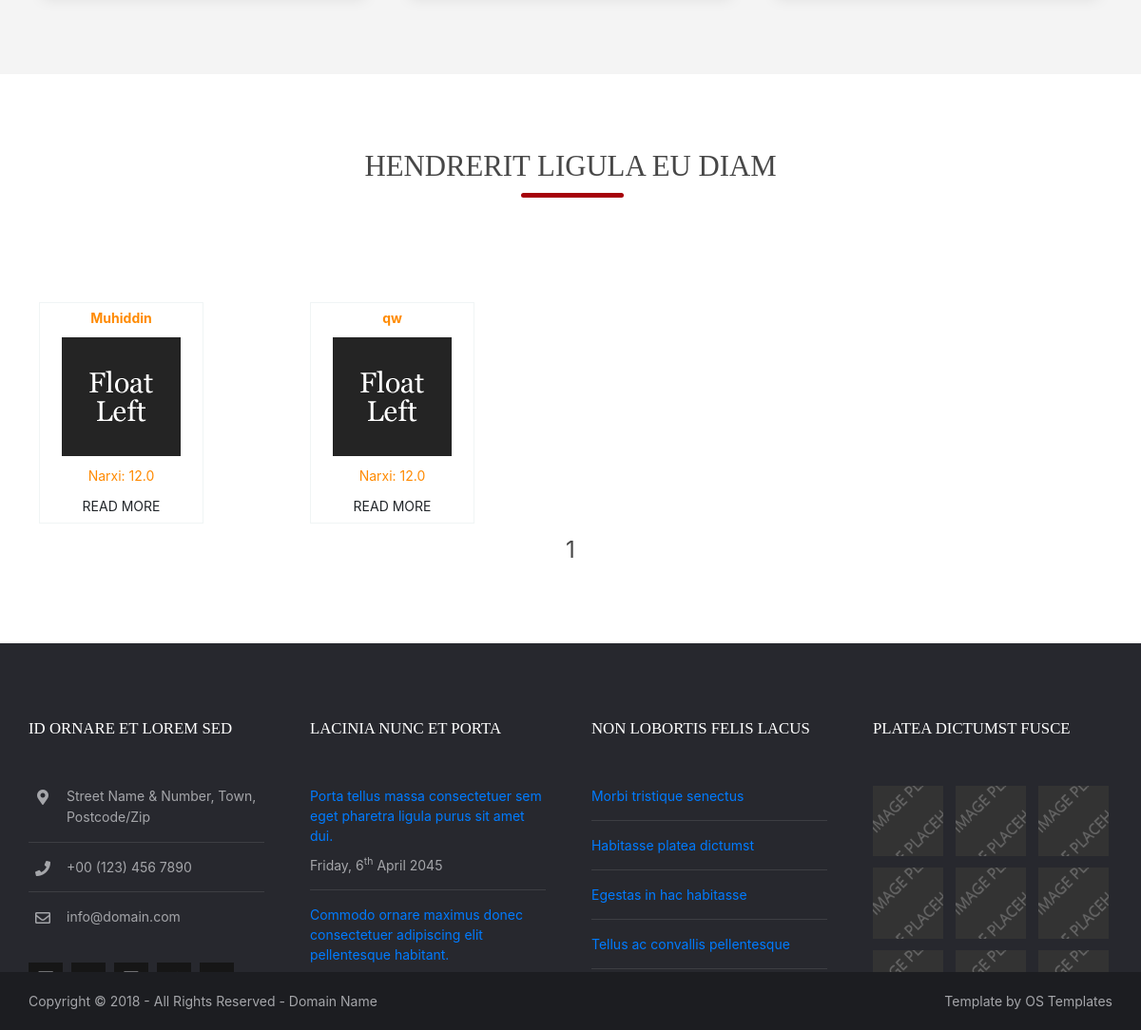
The app's page / (lower part), older data.
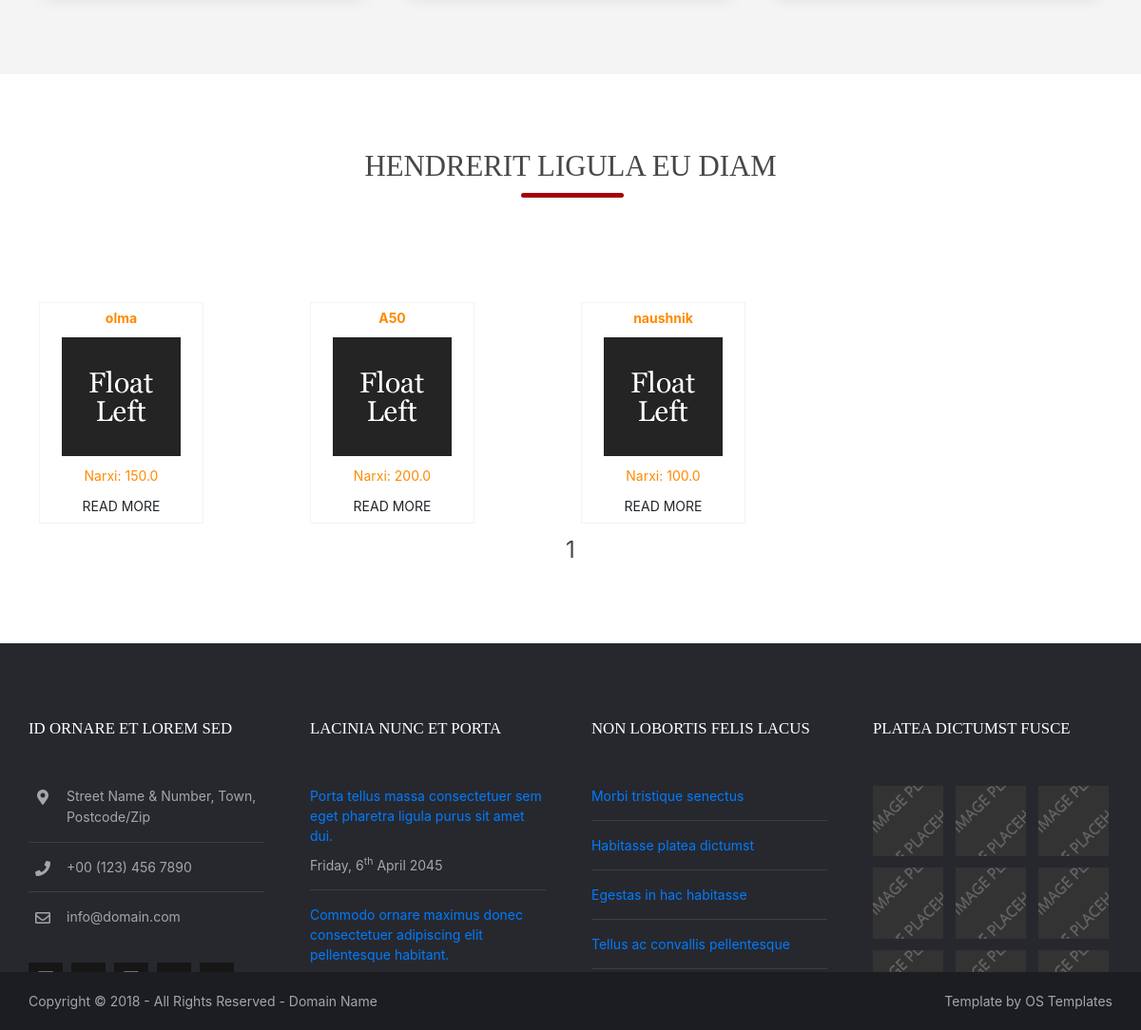
The same page, newer data.
### bloc/models.py (models this page shows, shortened)
class Product(models.Model):
    PRODUCT_TYPE = (
        ('furniture', 'FURNITURE'),
        ('phones', 'PHONES'),
        ('accessories', 'ACCESSORIES')
    )
    name = models.CharField(max_length=128)
    description = models.CharField(max_length=1024, blank=True, null=True)
    price = models.FloatField()
    image = models.ImageField(upload_to='product/', blank=True, null=True)
    type = models.CharField(choices=PRODUCT_TYPE, max_length=16)
    created_at = models.DateTimeField(auto_now_add=True)
    updated_at = models.DateTimeField(auto_now=True)

### bloc/views.py (the view)
# urls.py: path('', views.ProductView.as_view(), name='index'),
class ProductView(ListView):
    model = Product
    template_name = 'pages/hendrerit.html'
    paginate_by = 12
    def get_context_data(self, *, object_list=None, **kwargs):
        context = super().get_context_data(**kwargs)
        context['products'] = Product.objects.all()
        return context

### bloc/templates/pages/hendrerit.html (shortened to what this page needs)
{% extends 'base.html' %}
{% load static %}
{% block content %}
<div class="wrapper row2">
    <section id="introblocks" class="hoc container clear">
    </section>
</div>
<div class="wrapper row3">
    <section class="hoc container clear">
        <div class="center btmspace-80">
            <h6 class="heading underline font-x2">Hendrerit ligula eu diam</h6>
        </div>
        <div class="row">
            {% for product in products %}
            <div class="prod_box col-md-3" style="width:173px;
height:auto;
float:left;
padding:10px 10px 10px 11px;">
            <div class="center_prod_box" style="width:173px;height: auto;float:left; text-align:center;padding:0px; margin:0px; border:1px #F0F4F5 solid;">
              <div class="product_title" style="
color:#ff8a00;
padding:5px 0 5px 0;
font-weight:bold;
"><a href="{%url 'getpost' product.id %}" style="text-decoration:none;
color:#ff8a00;
padding:5px 0 5px 0;
font-weight:bold;">{{product.name}}</a></div>
              <div class="product_img" style="padding:5px 0 5px 0;"><a href="{%url 'getpost' product.id %}">
                  {% if product.image%}
                  <img src="{{ product.image.url }}" alt="" border="0" />
              {% else %}
                        <img src="{% static 'images/demo/imgl.gif' %}" alt="" border="0">
                        {% endif %}</a></div>
              <div class="prod_price" style="padding:5px 0 5px 0;">
                  <span class="price" style="color: #ff8a00;">Narxi: {{product.price}}</span></div>
                <footer><a class="btn" href="{%url 'getpost' product.id %}">Read More</a></footer>
            </div>
        </div>
            {% endfor %}
        </div>
        <center style="font-size: 24px">
            <span>{{page_obj.number}}</span>
        </center>
    </section>
</div>
{% endblock %}

Row changes from the older to the newer data that the page shows:
removed Product: name "Muhiddin", price "12.0"
removed Product: name "qw", price "12.0"
added Product: name "olma", price "150.0"
added Product: name "A50", price "200.0"
added Product: name "naushnik", price "100.0"
